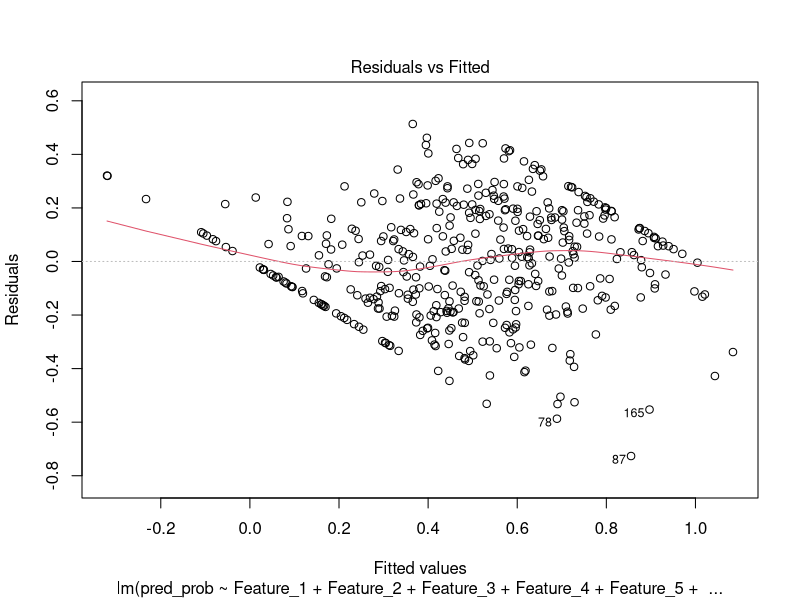
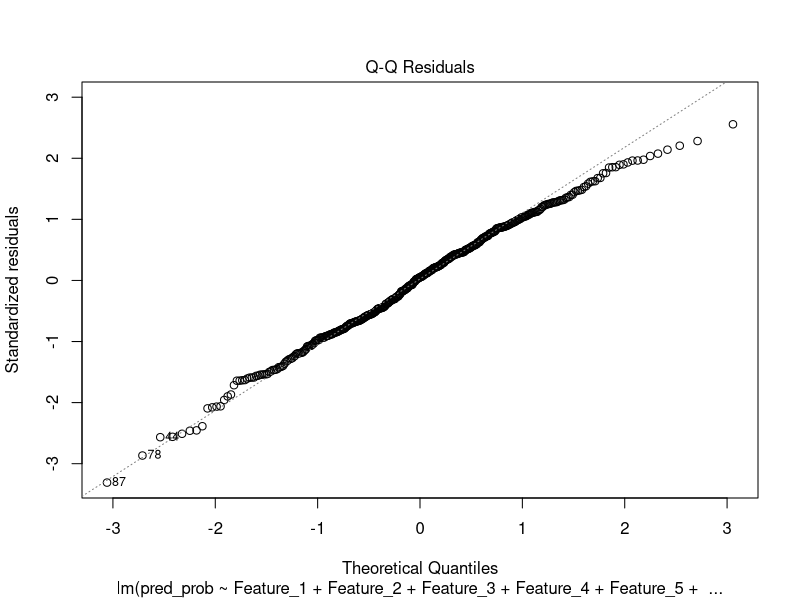
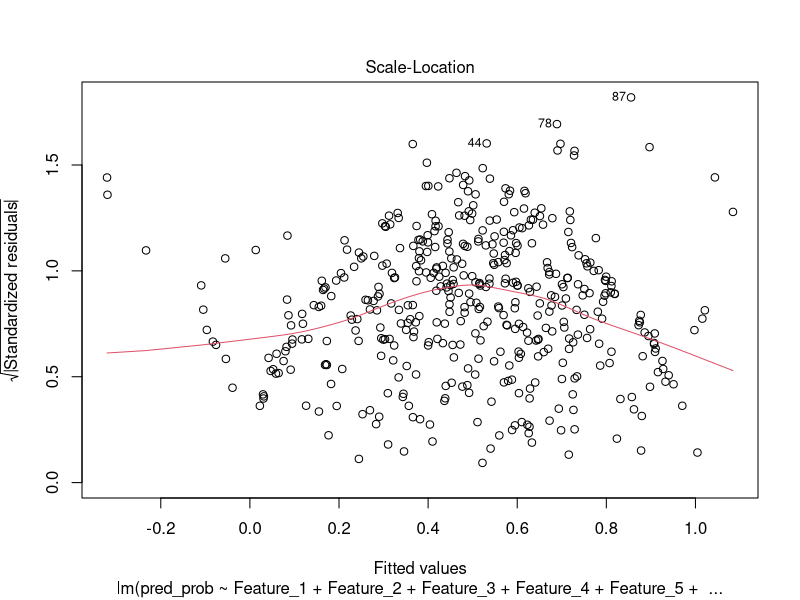
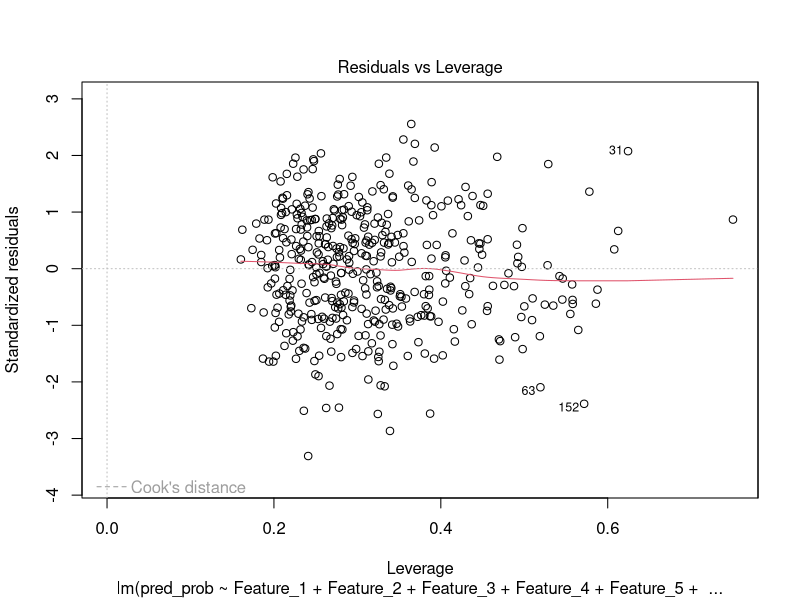
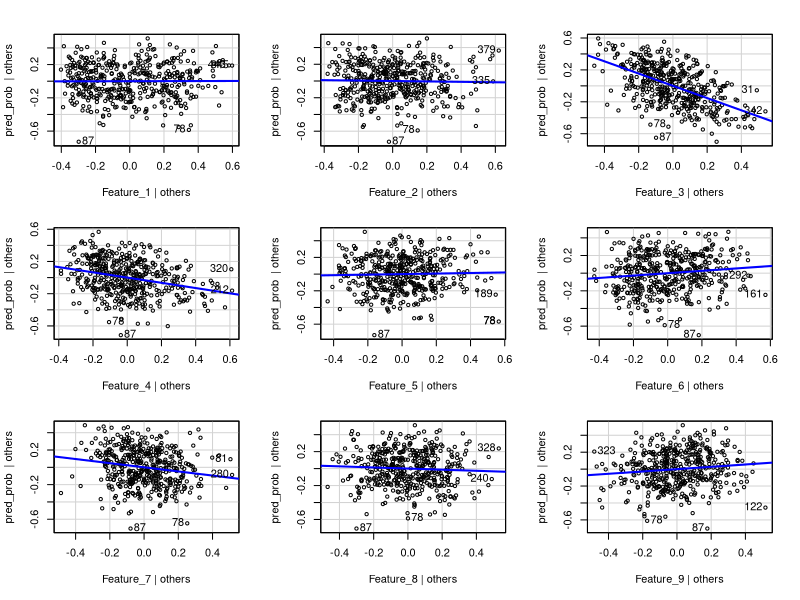
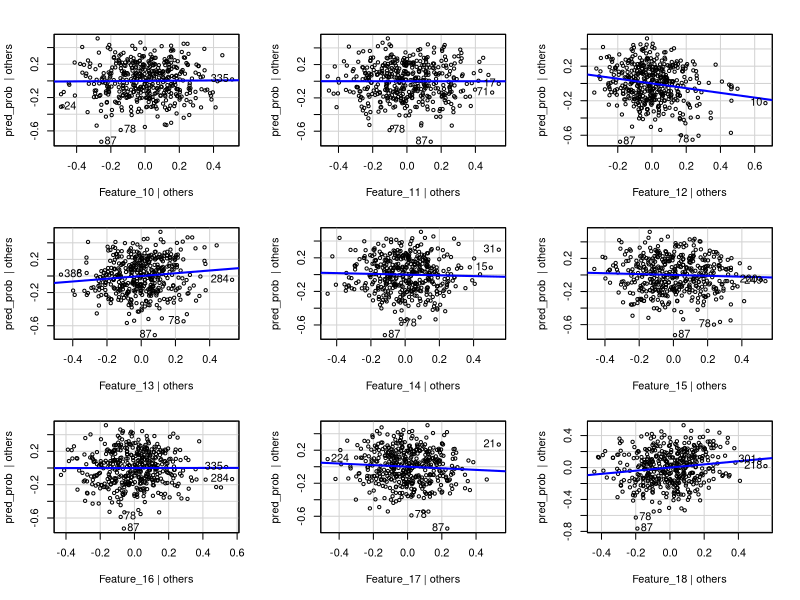
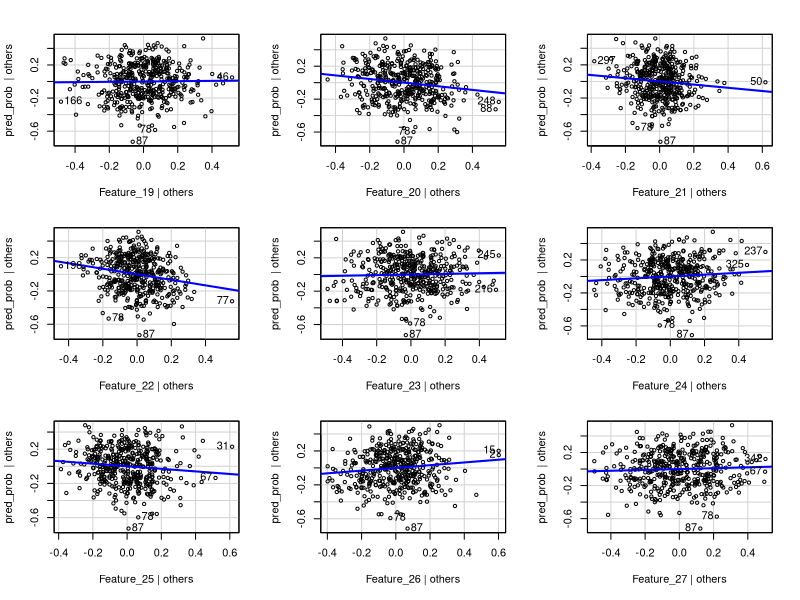
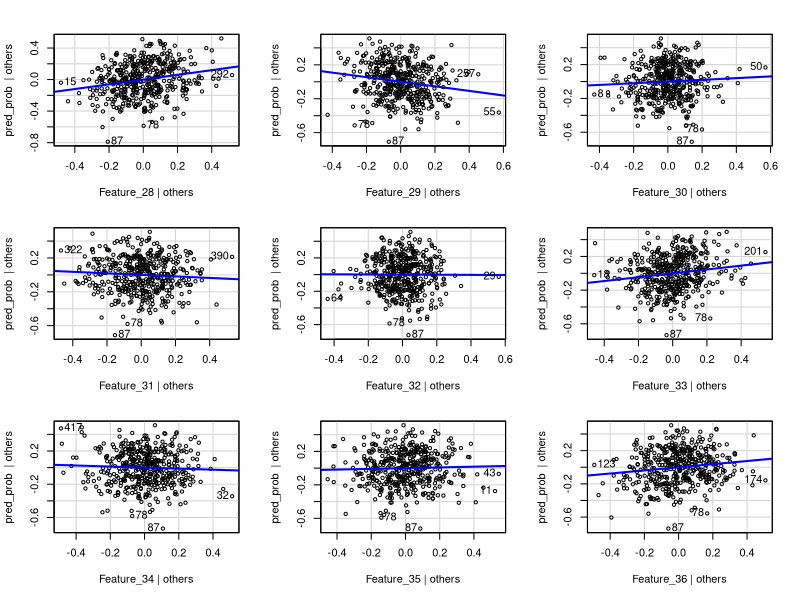

Write R code to recreate these figures, in order. (Note: this script raises an error after producing the figures.)
## ---- chunk 1
knitr::opts_chunk$set(echo = TRUE)
## ---- chunk 2
# Load the required libraries
library(tidyverse)
library(caret)
library(MASS)
library(car)


## ---- chunk 3
# Load the dataset
data <- read.csv("pca_data_140.csv")  # Update with the actual CSV file name

# Display the structure of the loaded data
str(data)

## ---- chunk 4
# Load the dplyr package for data manipulation
library(dplyr)

# Normalize each feature to the range [0, 1]
normalized_data <- data %>%
  mutate(across(starts_with("Feature"), ~ (.-min(.)) / (max(.) - min(.))))

# Display the first few rows of the normalized data
head(normalized_data)


## ---- chunk 5
col_name <- NULL;
for (i in 1:140) {
  
  col_name <-  paste0(col_name,"Feature_", i,"+")
  #data[, col_name] <- boxcox(data[, paste0("Feature_", i)], lambda = NULL)$x
}
cat(col_name)
## ---- chunk 6
model_2  = lm(pred_prob ~ Feature_1+Feature_2+Feature_3+Feature_4+Feature_5+Feature_6+Feature_7+Feature_8+Feature_9+Feature_10+Feature_11+Feature_12+Feature_13+Feature_14+Feature_15+Feature_16+Feature_17+Feature_18+Feature_19+Feature_20+Feature_21+Feature_22+Feature_23+Feature_24+Feature_25+Feature_26+Feature_27+Feature_28+Feature_29+Feature_30+Feature_31+Feature_32+Feature_33+Feature_34+Feature_35+Feature_36+Feature_37+Feature_38+Feature_39+Feature_40+Feature_41+Feature_42+Feature_43+Feature_44+Feature_45+Feature_46+Feature_47+Feature_48+Feature_49+Feature_50+Feature_51+Feature_52+Feature_53+Feature_54+Feature_55+Feature_56+Feature_57+Feature_58+Feature_59+Feature_60+Feature_61+Feature_62+Feature_63+Feature_64+Feature_65+Feature_66+Feature_67+Feature_68+Feature_69+Feature_70+Feature_71+Feature_72+Feature_73+Feature_74+Feature_75+Feature_76+Feature_77+Feature_78+Feature_79+Feature_80+Feature_81+Feature_82+Feature_83+Feature_84+Feature_85+Feature_86+Feature_87+Feature_88+Feature_89+Feature_90+Feature_91+Feature_92+Feature_93+Feature_94+Feature_95+Feature_96+Feature_97+Feature_98+Feature_99+Feature_100+Feature_101+Feature_102+Feature_103+Feature_104+Feature_105+Feature_106+Feature_107+Feature_108+Feature_109+Feature_110+Feature_111+Feature_112+Feature_113+Feature_114+Feature_115+Feature_116+Feature_117+Feature_118+Feature_119+Feature_120+Feature_121+Feature_122+Feature_123+Feature_124+Feature_125+Feature_126+Feature_127+Feature_128+Feature_129+Feature_130+Feature_131+Feature_132+Feature_133+Feature_134+Feature_135+Feature_136+Feature_137+Feature_138+Feature_139+Feature_140, data = normalized_data)
summary(model_2)
## ---- chunk 7

plot(model_2)
## ---- chunk 8

residuals <- residuals(model_2)

# Create the AV plot
avPlots(model_2)

# Create the CR plot
crPlots(model_2)

## ---- chunk 9
# Apply Box-Cox transformation to the target variable (response) if needed
# For example, if you have a response variable named 'y', you can transform it like this:
# data$y_transformed <- boxcox(data$y, lambda = NULL)
# Uncomment and modify the above line based on your data

# Apply Box-Cox transformation to the features
# Assuming the transformed features are named 'Feature_1_transformed', ..., 'Feature_10_transformed'

boxcox(data[, paste0("Feature_1")], lambda = NULL)
for (i in 1:10) {
  boxcox(data[, paste0("Feature_", i)], lambda = NULL)
  #col_name <- paste0("Feature_", i, "_transformed")
  #data[, col_name] <- boxcox(data[, paste0("Feature_", i)], lambda = NULL)$x
}

# Define the list of transformed feature names
transformed_feature_names <- paste0("Feature_", 1:10, "_transformed")  # Adjust the range as needed

# Construct the formula for MLR
formula <- reformulate(transformed_feature_names, response = "y")

# Perform Multiple Linear Regression (MLR) using the transformed features
model <- lm(formula, data = data)

# Display the summary of the MLR model
summary(model)
